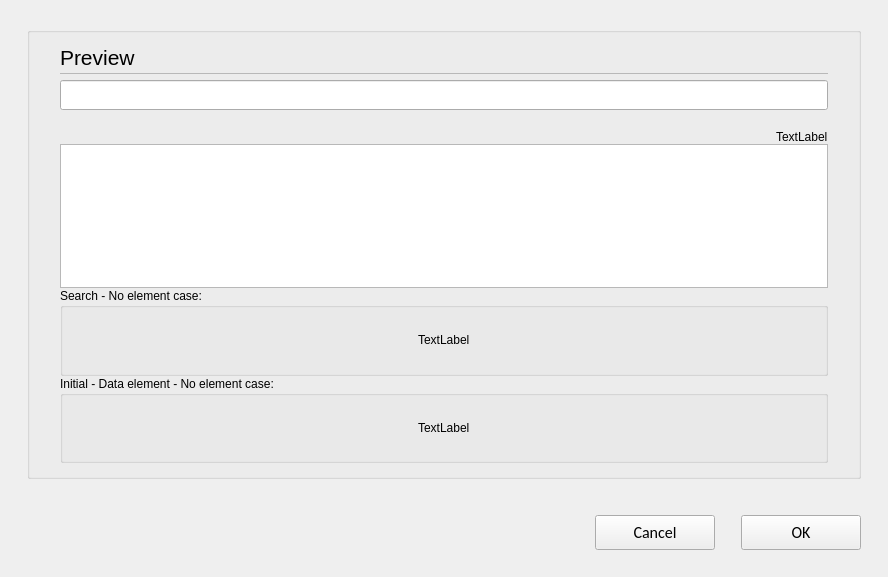
<?xml version="1.0" encoding="UTF-8"?>
<ui version="4.0">
 <class>C_SdNdeDbSelectDataPools</class>
 <widget class="QWidget" name="C_SdNdeDbSelectDataPools">
  <property name="geometry">
   <rect>
    <x>0</x>
    <y>0</y>
    <width>888</width>
    <height>577</height>
   </rect>
  </property>
  <property name="windowTitle">
   <string>C_SdNdeDbSelectDataPools</string>
  </property>
  <layout class="QVBoxLayout" name="verticalLayout">
   <property name="leftMargin">
    <number>27</number>
   </property>
   <property name="topMargin">
    <number>27</number>
   </property>
   <property name="rightMargin">
    <number>27</number>
   </property>
   <property name="bottomMargin">
    <number>0</number>
   </property>
   <item>
    <widget class="QGroupBox" name="pc_GroupBoxGeneral_5">
     <property name="styleRole" stdset="0">
      <string>default</string>
     </property>
     <property name="title">
      <string/>
     </property>
     <layout class="QVBoxLayout" name="verticalLayout_6">
      <property name="spacing">
       <number>0</number>
      </property>
      <property name="leftMargin">
       <number>30</number>
      </property>
      <property name="rightMargin">
       <number>30</number>
      </property>
      <property name="bottomMargin">
       <number>13</number>
      </property>
      <item>
       <layout class="QHBoxLayout" name="horizontalLayout_7" stretch="0,1">
        <property name="spacing">
         <number>6</number>
        </property>
        <item>
         <widget class="stw::opensyde_gui_elements::C_OgeLabContextMenuBase" name="pc_LabelHeadingPreview">
          <property name="styleRole" stdset="0">
           <string>heading-group-bold</string>
          </property>
          <property name="minimumSize">
           <size>
            <width>0</width>
            <height>30</height>
           </size>
          </property>
          <property name="maximumSize">
           <size>
            <width>16777215</width>
            <height>30</height>
           </size>
          </property>
          <property name="font">
           <font>
            <family>Segoe UI</family>
            <pointsize>16</pointsize>
           </font>
          </property>
          <property name="text">
           <string>Preview</string>
          </property>
         </widget>
        </item>
        <item>
         <spacer name="horizontalSpacer_10">
          <property name="orientation">
           <enum>Qt::Horizontal</enum>
          </property>
          <property name="sizeHint" stdset="0">
           <size>
            <width>40</width>
            <height>1</height>
           </size>
          </property>
         </spacer>
        </item>
       </layout>
      </item>
      <item>
       <layout class="QHBoxLayout" name="horizontalLayout_20" stretch="0">
        <property name="spacing">
         <number>0</number>
        </property>
        <property name="topMargin">
         <number>1</number>
        </property>
        <property name="rightMargin">
         <number>0</number>
        </property>
        <property name="bottomMargin">
         <number>0</number>
        </property>
        <item>
         <widget class="stw::opensyde_gui_elements::C_OgeFraSeparator" name="pc_Frame_3">
          <property name="minimumSize">
           <size>
            <width>0</width>
            <height>1</height>
           </size>
          </property>
          <property name="maximumSize">
           <size>
            <width>16777215</width>
            <height>1</height>
           </size>
          </property>
          <property name="frameShape">
           <enum>QFrame::StyledPanel</enum>
          </property>
          <property name="frameShadow">
           <enum>QFrame::Raised</enum>
          </property>
         </widget>
        </item>
       </layout>
      </item>
      <item>
       <spacer name="verticalSpacer_6">
        <property name="orientation">
         <enum>Qt::Vertical</enum>
        </property>
        <property name="sizeType">
         <enum>QSizePolicy::Fixed</enum>
        </property>
        <property name="sizeHint" stdset="0">
         <size>
          <width>6</width>
          <height>6</height>
         </size>
        </property>
       </spacer>
      </item>
      <item>
       <widget class="stw::opensyde_gui_elements::C_OgeLeProperties" name="pc_LineEditSearch">
        <property name="minimumSize">
         <size>
          <width>0</width>
          <height>30</height>
         </size>
        </property>
        <property name="maximumSize">
         <size>
          <width>16777215</width>
          <height>30</height>
         </size>
        </property>
       </widget>
      </item>
      <item>
       <layout class="QHBoxLayout" name="horizontalLayout_3">
        <property name="topMargin">
         <number>20</number>
        </property>
        <item>
         <spacer name="horizontalSpacer_7">
          <property name="orientation">
           <enum>Qt::Horizontal</enum>
          </property>
          <property name="sizeHint" stdset="0">
           <size>
            <width>1</width>
            <height>10</height>
           </size>
          </property>
         </spacer>
        </item>
        <item>
         <widget class="stw::opensyde_gui_elements::C_OgeLabToolTipBase" name="pc_LabelSelection">
          <property name="styleRole" stdset="0">
           <string>group-item</string>
          </property>
          <property name="text">
           <string>TextLabel</string>
          </property>
         </widget>
        </item>
       </layout>
      </item>
      <item>
       <widget class="stw::opensyde_gui::C_TblTreDataElementView" name="pc_TreeView"/>
      </item>
      <item>
       <widget class="stw::opensyde_gui_elements::C_OgeGbxTransparent" name="pc_GroupBoxSearchNoElementsFound">
        <property name="title">
         <string>Search - No element case:</string>
        </property>
        <layout class="QHBoxLayout" name="horizontalLayout">
         <item>
          <spacer name="horizontalSpacer">
           <property name="orientation">
            <enum>Qt::Horizontal</enum>
           </property>
           <property name="sizeHint" stdset="0">
            <size>
             <width>259</width>
             <height>20</height>
            </size>
           </property>
          </spacer>
         </item>
         <item>
          <layout class="QVBoxLayout" name="verticalLayout_2">
           <item>
            <spacer name="verticalSpacer">
             <property name="orientation">
              <enum>Qt::Vertical</enum>
             </property>
             <property name="sizeHint" stdset="0">
              <size>
               <width>20</width>
               <height>40</height>
              </size>
             </property>
            </spacer>
           </item>
           <item>
            <widget class="stw::opensyde_gui_elements::C_OgeLabToolTipBase" name="pc_LabelSearchNoElementsFound">
             <property name="styleRole" stdset="0">
              <string>group-item</string>
             </property>
             <property name="text">
              <string>TextLabel</string>
             </property>
            </widget>
           </item>
           <item>
            <spacer name="verticalSpacer_2">
             <property name="orientation">
              <enum>Qt::Vertical</enum>
             </property>
             <property name="sizeHint" stdset="0">
              <size>
               <width>20</width>
               <height>40</height>
              </size>
             </property>
            </spacer>
           </item>
          </layout>
         </item>
         <item>
          <spacer name="horizontalSpacer_2">
           <property name="orientation">
            <enum>Qt::Horizontal</enum>
           </property>
           <property name="sizeHint" stdset="0">
            <size>
             <width>259</width>
             <height>20</height>
            </size>
           </property>
          </spacer>
         </item>
        </layout>
       </widget>
      </item>
      <item>
       <widget class="stw::opensyde_gui_elements::C_OgeGbxTransparent" name="pc_GroupBoxInitialDataElementNoElements">
        <property name="title">
         <string>Initial - Data element - No element case:</string>
        </property>
        <layout class="QHBoxLayout" name="horizontalLayout_4">
         <item>
          <spacer name="horizontalSpacer_8">
           <property name="orientation">
            <enum>Qt::Horizontal</enum>
           </property>
           <property name="sizeHint" stdset="0">
            <size>
             <width>259</width>
             <height>20</height>
            </size>
           </property>
          </spacer>
         </item>
         <item>
          <layout class="QVBoxLayout" name="verticalLayout_7">
           <item>
            <spacer name="verticalSpacer_5">
             <property name="orientation">
              <enum>Qt::Vertical</enum>
             </property>
             <property name="sizeHint" stdset="0">
              <size>
               <width>20</width>
               <height>40</height>
              </size>
             </property>
            </spacer>
           </item>
           <item>
            <widget class="stw::opensyde_gui_elements::C_OgeLabToolTipBase" name="pc_LabelInitialDataElementsNoElements">
             <property name="styleRole" stdset="0">
              <string>group-item</string>
             </property>
             <property name="text">
              <string>TextLabel</string>
             </property>
            </widget>
           </item>
           <item>
            <spacer name="verticalSpacer_8">
             <property name="orientation">
              <enum>Qt::Vertical</enum>
             </property>
             <property name="sizeHint" stdset="0">
              <size>
               <width>20</width>
               <height>40</height>
              </size>
             </property>
            </spacer>
           </item>
          </layout>
         </item>
         <item>
          <spacer name="horizontalSpacer_11">
           <property name="orientation">
            <enum>Qt::Horizontal</enum>
           </property>
           <property name="sizeHint" stdset="0">
            <size>
             <width>259</width>
             <height>20</height>
            </size>
           </property>
          </spacer>
         </item>
        </layout>
       </widget>
      </item>
     </layout>
    </widget>
   </item>
   <item>
    <spacer name="pc_VerticalSpacerButtonsObove">
     <property name="orientation">
      <enum>Qt::Vertical</enum>
     </property>
     <property name="sizeType">
      <enum>QSizePolicy::Fixed</enum>
     </property>
     <property name="sizeHint" stdset="0">
      <size>
       <width>20</width>
       <height>30</height>
      </size>
     </property>
    </spacer>
   </item>
   <item>
    <layout class="QHBoxLayout" name="horizontalLayout_22">
     <item>
      <spacer name="horizontalSpacer_9">
       <property name="orientation">
        <enum>Qt::Horizontal</enum>
       </property>
       <property name="sizeHint" stdset="0">
        <size>
         <width>40</width>
         <height>20</height>
        </size>
       </property>
      </spacer>
     </item>
     <item>
      <widget class="QPushButton" name="pc_PushButtonCancel">
       <property name="styleRole" stdset="0">
        <string>cancel</string>
       </property>
       <property name="minimumSize">
        <size>
         <width>120</width>
         <height>35</height>
        </size>
       </property>
       <property name="maximumSize">
        <size>
         <width>120</width>
         <height>35</height>
        </size>
       </property>
       <property name="font">
        <font>
         <family>Calibri</family>
         <pointsize>12</pointsize>
        </font>
       </property>
       <property name="text">
        <string>Cancel</string>
       </property>
      </widget>
     </item>
     <item>
      <spacer name="horizontalSpacer_4">
       <property name="orientation">
        <enum>Qt::Horizontal</enum>
       </property>
       <property name="sizeType">
        <enum>QSizePolicy::Fixed</enum>
       </property>
       <property name="sizeHint" stdset="0">
        <size>
         <width>20</width>
         <height>20</height>
        </size>
       </property>
      </spacer>
     </item>
     <item>
      <widget class="QPushButton" name="pc_PushButtonOk">
       <property name="styleRole" stdset="0">
        <string>dialog</string>
       </property>
       <property name="minimumSize">
        <size>
         <width>120</width>
         <height>35</height>
        </size>
       </property>
       <property name="maximumSize">
        <size>
         <width>120</width>
         <height>35</height>
        </size>
       </property>
       <property name="font">
        <font>
         <family>Calibri</family>
         <pointsize>12</pointsize>
        </font>
       </property>
       <property name="text">
        <string>OK</string>
       </property>
      </widget>
     </item>
    </layout>
   </item>
   <item>
    <spacer name="verticalSpacer_7">
     <property name="orientation">
      <enum>Qt::Vertical</enum>
     </property>
     <property name="sizeType">
      <enum>QSizePolicy::Fixed</enum>
     </property>
     <property name="sizeHint" stdset="0">
      <size>
       <width>20</width>
       <height>27</height>
      </size>
     </property>
    </spacer>
   </item>
  </layout>
 </widget>
 <customwidgets>
  <customwidget>
   <class>stw::opensyde_gui_elements::C_OgeLabContextMenuBase</class>
   <extends>QLabel</extends>
   <header>C_OgeLabContextMenuBase.hpp</header>
  </customwidget>
  <customwidget>
   <class>stw::opensyde_gui_elements::C_OgeFraSeparator</class>
   <extends>QFrame</extends>
   <header>C_OgeFraSeparator.hpp</header>
   <container>1</container>
  </customwidget>
  <customwidget>
   <class>stw::opensyde_gui_elements::C_OgeLabToolTipBase</class>
   <extends>QLabel</extends>
   <header>C_OgeLabToolTipBase.hpp</header>
  </customwidget>
  <customwidget>
   <class>stw::opensyde_gui_elements::C_OgeLeProperties</class>
   <extends>QLineEdit</extends>
   <header>C_OgeLeProperties.hpp</header>
  </customwidget>
  <customwidget>
   <class>stw::opensyde_gui_elements::C_OgeGbxTransparent</class>
   <extends>QGroupBox</extends>
   <header>C_OgeGbxTransparent.hpp</header>
   <container>1</container>
  </customwidget>
  <customwidget>
   <class>stw::opensyde_gui::C_TblTreDataElementView</class>
   <extends>QTreeView</extends>
   <header>C_TblTreDataElementView.hpp</header>
  </customwidget>
 </customwidgets>
 <resources/>
 <connections/>
</ui>
